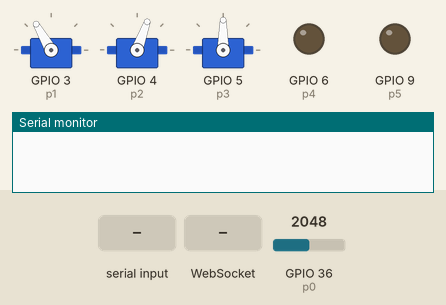
A sketch run on a simulated ESP32. Parts: 3 × servo, output pins drawn as LEDs (lit = HIGH), the last lines printed to the serial monitor. The inputs (shaded band) are chosen by the test bench; at power-on: GPIO 36 (p0) = 2048. WiFi joins after 1.5 s; servers stay silent unless stated.

Above: at 4.4 s.
4.5 s: "H:OPEN\n" received over Serial
At 5.9 s:
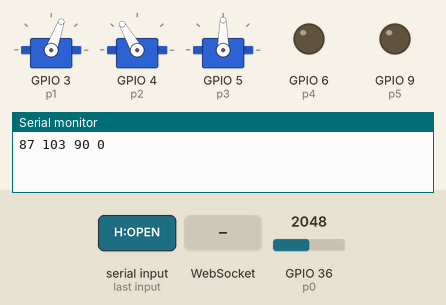
6.7 s: WebSocket text "M:ON" received
At 7.5 s:
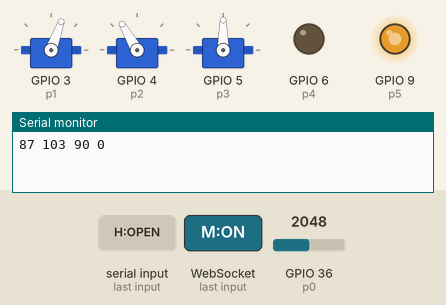
8.2 s: "H:CLOSE\n" received over Serial
At 10.1 s:
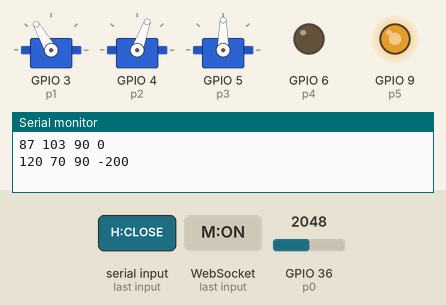
10.4 s: WebSocket text "H:OPEN" received
At 10.86 s:
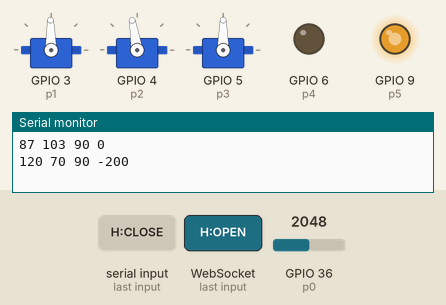
12.2 s: GPIO 36 (p0) set to 1900
13.7 s: GPIO 36 (p0) set to 1808
At 14.0 s:
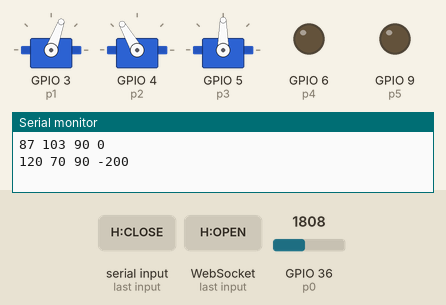
Timing chart, 0 to 16.2 s (numbered marks = the images above; inputs shaded):
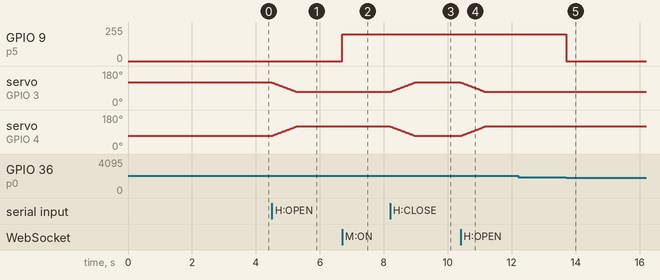

The sketch:

esp32-marble-machine.ino
```cpp
#include <WiFi.h>
#include <AsyncTCP.h>
#include <ESPAsyncWebServer.h>
#include <ESP32Servo.h>

const int p0 = A0;
const int p1 = D2;
const int p2 = D3;
const int p3 = D4;
const int p4 = D5;
const int p5 = D10;

const int a0 = -200;
const int a1 = 255;

const int b0 = 120;
const int b1 = 70;
const int b2 = 70;
const int b3 = 120;

const int c0 = 90;
const int c1[8] = {100, 125, 145, 165, 15, 35, 55, 80};

const int d0 = 200;
const unsigned long d1 = 50;

int d2 = 0;
int d3 = 4095;
unsigned long d4 = 0;

Servo s0, s1, s2;

int s3 = b0;
int s4 = b0;

int s5 = b2;
int s6 = b2;

int s7 = c0;
int s8 = c0;

unsigned long t0 = 0;
unsigned long t1 = 0;

int m0 = 0;

String u0 = "";

bool v0 = false;
uint32_t v1 = 0;

const char* w0 = "MAKERSPACE";
const char* w1 = "***";

AsyncWebServer w2(80);
AsyncWebSocket w3("/ws");

const char w4[] PROGMEM = R"rawliteral(
<!DOCTYPE html>
<html>
<head><title>ESP32 Marble Machine</title></head>
<body>
  <h3>ESP32 Marble Machine</h3>
  <p id="x">Connecting...</p>
  <script>
    let y = new WebSocket(`ws://${window.location.hostname}/ws`);
    y.onmessage = e => document.getElementById('x').innerText = e.data;
  </script>
</body>
</html>
)rawliteral";

void f0(int x) {
  x = constrain(x, -a1, a1);

  m0 = x;

  if (x > 0) {
    ledcWrite(p4, x);
    ledcWrite(p5, 0);

  } else if (x < 0) {
    ledcWrite(p4, 0);
    ledcWrite(p5, -x);

  } else {
    ledcWrite(p4, 0);
    ledcWrite(p5, 0);
  }
}

void f1() {
  long x = 0;

  for (int i = 0; i < 20; i++) {
    x += analogRead(p0);
    delay(10);
  }

  d2 = x / 20;
  d3 = d2;
}

void f2() {
  int x = analogRead(p0);

  if (x < d3) d3 = x;
  else d3 += (d2 - d3) / 8;

  int y = d2 - x;

  if (y > d0 && millis() - d4 > d1) {
    d4 = millis();

    f0(0);

    w3.textAll("marble");
  }
}

void f3() {
  if (millis() - t0 < 15) return;

  t0 = millis();

  if (s3 < s4) {
    s3++;
    s0.write(s3);

  } else if (s3 > s4) {
    s3--;
    s0.write(s3);
  }

  if (s5 < s6) {
    s5++;
    s1.write(s5);

  } else if (s5 > s6) {
    s5--;
    s1.write(s5);
  }

  if (s7 < s8) {
    s7++;
    s2.write(s7);

  } else if (s7 > s8) {
    s7--;
    s2.write(s7);
  }
}

bool f4() {
  return s3 != s4 || s5 != s6 || s7 != s8;
}

void f5() {
  if (millis() - t1 < 5000) return;

  t1 = millis();

  Serial.printf(
    "%d %d %d %d\n",
    s3,
    s5,
    s7,
    m0
  );
}

void f6(const String& x0, bool x1, uint32_t x2) {
  String x3 = x0;

  x3.trim();

  if (!x3.length()) return;

  String x4 = x3;

  x4.toUpperCase();

  if (x4 == "C") {
    f1();

    if (x1) {
      v0 = true;
      v1 = x2;
    }

    return;
  }

  bool x5 = false;

  if (x4.indexOf("M:OFF") != -1) {
    f0(0);
    x5 = true;

  } else if (x4.indexOf("M:ON") != -1) {
    f0(a0);
    x5 = true;

  } else {
    int x6 = x4.indexOf("M:");

    if (x6 != -1) {
      int x7 = x4.indexOf(',', x6);

      String x8 =
        (x7 == -1)
          ? x4.substring(x6 + 2)
          : x4.substring(x6 + 2, x7);

      x8.trim();

      if (
        x8.length() &&
        (isDigit(x8.charAt(0)) || x8.charAt(0) == '-')
      ) {
        f0(x8.toInt());
        x5 = true;
      }
    }
  }

  if (x4.indexOf("H:OPEN") != -1) {
    s4 = b1;
    s6 = b3;
    x5 = true;

  } else if (x4.indexOf("H:CLOSE") != -1) {
    s4 = b0;
    s6 = b2;
    x5 = true;
  }

  int x9 = x4.indexOf("T:");

  if (x9 != -1) {
    int y0 = x4.indexOf(',', x9);

    String y1 =
      (y0 == -1)
        ? x4.substring(x9 + 2)
        : x4.substring(x9 + 2, y0);

    y1.trim();

    if (y1 == "HOME") {
      s8 = c0;
      x5 = true;

    } else {
      int y2 = y1.toInt();

      if (y2 >= 1 && y2 <= 8) {
        s8 = c1[y2 - 1];
        x5 = true;
      }
    }
  }

  if (x1 && x5) {
    v0 = true;
    v1 = x2;
  }
}

void f7(
  AsyncWebSocket* x0,
  AsyncWebSocketClient* x1,
  AwsEventType x2,
  void* x3,
  uint8_t* x4,
  size_t x5
) {
  switch (x2) {

    case WS_EVT_CONNECT:
      x1->text("ready");
      break;

    case WS_EVT_DISCONNECT:
      if (x1->id() == v1) {
        v0 = false;
        v1 = 0;
      }
      break;

    case WS_EVT_DATA: {
      AwsFrameInfo* x6 = (AwsFrameInfo*)x3;

      if (
        x6->final &&
        x6->index == 0 &&
        x6->len == x5 &&
        x6->opcode == WS_TEXT
      ) {
        x4[x5] = 0;

        String x7 = (char*)x4;

        x7.trim();

        f6(x7, true, x1->id());
      }

      break;
    }

    default:
      break;
  }
}

void setup() {
  Serial.begin(115200);

  delay(1000);

  pinMode(p0, INPUT);
  pinMode(p4, OUTPUT);
  pinMode(p5, OUTPUT);

  ESP32PWM::allocateTimer(0);
  ESP32PWM::allocateTimer(1);

  s0.setPeriodHertz(50);
  s1.setPeriodHertz(50);
  s2.setPeriodHertz(50);

  s0.attach(p1, 500, 2400);
  s1.attach(p2, 500, 2400);
  s2.attach(p3, 500, 2400);

  s0.write(b0);
  s1.write(b2);
  s2.write(c0);

  ledcAttach(p4, 1000, 8);
  ledcAttach(p5, 1000, 8);

  f0(0);

  WiFi.mode(WIFI_STA);
  WiFi.begin(w0, w1);

  int x = 0;

  while (WiFi.status() != WL_CONNECTED) {
    delay(1000);

    x++;

    if (x > 30) {
      delay(5000);
      ESP.restart();
    }
  }

  w3.onEvent(f7);

  w2.addHandler(&w3);

  w2.on("/", HTTP_GET, [](AsyncWebServerRequest* x) {
    x->send_P(200, "text/html", w4);
  });

  w2.begin();

  f1();
}

void loop() {
  f2();

  f3();

  f5();

  while (Serial.available()) {
    char x = Serial.read();

    if (x == '\n' || x == '\r') {

      if (u0.length()) {
        f6(u0, false, 0);
        u0 = "";
      }

    } else {
      u0 += x;
    }
  }

  if (v0 && !f4()) {
    w3.textAll("done");

    v0 = false;
    v1 = 0;
  }

  w3.cleanupClients();
}
```

Measured:
- the behaviour switches between 1848 and 1847 on GPIO 36 (p0) (found by bisection; images 4 and 5)
- after the input at 4.5 s, servo on GPIO 3 (p1): moves from 120° to 70° over 0.75 s, starting at once; servo on GPIO 4 (p2): moves from 70° to 120° over 0.75 s, starting at once
- after the input at 6.7 s, GPIO 9 (p5): 0/255 → 199/255 at once
- after the input at 8.2 s, servo on GPIO 3 (p1): moves from 70° to 120° over 0.75 s, starting at once; servo on GPIO 4 (p2): moves from 120° to 70° over 0.75 s, starting at once
- after the input at 10.4 s, servo on GPIO 3 (p1): moves from 120° to 70° over 0.75 s, starting at once; servo on GPIO 4 (p2): moves from 70° to 120° over 0.75 s, starting at once
- after the input at 12.2 s, every drawn part: stays the same
- after the input at 13.7 s, GPIO 9 (p5): 199/255 → 0/255 at once
